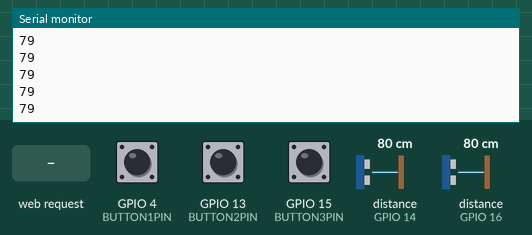
This sketch was run on a simulated ESP8266 (NodeMCU). Shown: the last lines printed to the serial monitor. Wiring (inferred from the names in the program): ultrasonic range finder: trigger GPIO 2; echo GPIO 14. Inputs (shaded band) come from the test bench; at power-on: distance to the obstacle (sensors on GPIO 14, GPIO 16) 80 cm, GPIO 4 (BUTTON1PIN) LOW, GPIO 13 (BUTTON2PIN) LOW, GPIO 15 (BUTTON3PIN) LOW. The echo pulse lasts 58.3 µs per cm; WiFi joins after 1.5 s; servers stay silent unless stated.

Above: at 2.7 s.
2.8 s: HTTP request GET /detector_data_reset received
4.3 s: HTTP request GET /detector_data received
5.8 s: distance to the obstacle (sensor on GPIO 14) set to 2 cm
At 6.62 s:
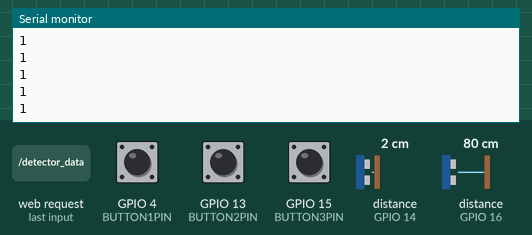
7.3 s: distance to the obstacle (sensor on GPIO 14) set to 4 cm
At 8.62 s:
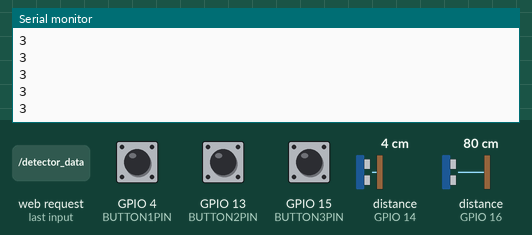
Timing chart, 0 to 9.8 s (numbered marks = the images above; inputs shaded):
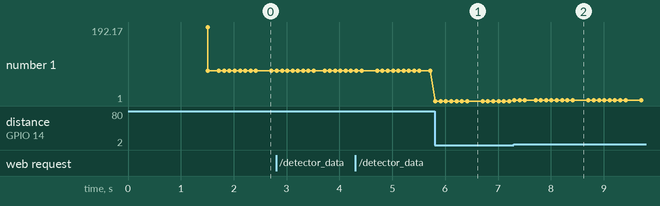

The sketch:

detector-main.ino
```cpp
#include <ESP8266WiFi.h>
#include <ESP8266mDNS.h>

//HARDCODED ONTO CONTROLLER
const int ID = 15;
const int FULLNESS_MAX = 55;
const int ITEMS_MAX = 31;
const char WiFiSSID[] = "Brendan's iPhone";
const char WiFiPSK[] = "88888888";

//IO SETTINGS
const int LEDPIN = 5;
const int BUTTON1PIN = 4;
const int BUTTON2PIN = 13;
const int BUTTON3PIN = 15;
const int FULLNESSTRIGPIN = 12;
const int FULLNESSECHOPIN = 16;
const int ITEMSTRIGPIN = 2;
const int ITEMSECHOPIN = 14;

// DATA STORES
int detection_info[6];
const int ID_INFO = 0;
const int FULLNESS_INFO = 1;
const int BUTTON1_INFO = 2;
const int BUTTON2_INFO = 3;
const int BUTTON3_INFO = 4;
const int ITEMS_INFO = 5;

// GLOBAL VARIABLES
WiFiServer server(80);
unsigned long previous_items_time = 0;
unsigned long previous_read_time = 0;
int items_distance;

//INTERRUPTS
ICACHE_RAM_ATTR void increment_button1_info()
{
  static unsigned long previous_interrupt_time1 = 0;
  unsigned long interrupt_time = millis();
  if (interrupt_time - previous_interrupt_time1  >= 1000)
    detection_info[BUTTON1_INFO] ++;
  previous_interrupt_time1 = interrupt_time;
}
ICACHE_RAM_ATTR void increment_button2_info()
{
  static unsigned long previous_interrupt_time2 = 0;
  unsigned long interrupt_time = millis();
  if (interrupt_time - previous_interrupt_time2  >= 1000)
    detection_info[BUTTON2_INFO] ++;
  previous_interrupt_time2 = interrupt_time;
}
ICACHE_RAM_ATTR void increment_button3_info()
{
  static unsigned long previous_interrupt_time3 = 0;
  unsigned long interrupt_time = millis();
  if (interrupt_time - previous_interrupt_time3  >= 1000)
    detection_info[BUTTON3_INFO] ++;
  previous_interrupt_time3 = interrupt_time;
}

void setup() {
  Serial.begin(9600);
  pinMode(LED_BUILTIN, OUTPUT);
  pinMode(BUTTON1PIN, INPUT);
  pinMode(BUTTON2PIN, INPUT);
  pinMode(BUTTON3PIN, INPUT);
  pinMode(FULLNESSTRIGPIN, OUTPUT);
  pinMode(FULLNESSECHOPIN, INPUT);
  pinMode(ITEMSTRIGPIN, OUTPUT);
  pinMode(ITEMSECHOPIN, INPUT);
  attachInterrupt(digitalPinToInterrupt(BUTTON1PIN), increment_button1_info, RISING);
  attachInterrupt(digitalPinToInterrupt(BUTTON2PIN), increment_button2_info, RISING);
  attachInterrupt(digitalPinToInterrupt(BUTTON3PIN), increment_button3_info, RISING);

  detection_info[ID_INFO] = ID;
  connectWiFi();
  server.begin();
  setupMDNS();
}

void loop() {
  digitalWrite(LEDPIN, LOW);
  //Update items count
  unsigned long items_time = millis();
  if (items_time - previous_read_time  >= 100)
  {
    items_distance = readUS(ITEMSTRIGPIN, ITEMSECHOPIN);
    Serial.println(items_distance);
    previous_read_time = items_time;
  }
  if (items_time - previous_items_time  >= 1000)
  {
    if (abs(items_distance - ITEMS_MAX) > 10)
    {
      detection_info[ITEMS_INFO] ++;
      digitalWrite(LEDPIN, HIGH);
      delay(200);
      previous_items_time = items_time;
    }
  }

  // Check if a client has connected
  WiFiClient client = server.available();
  if (!client) {
    return;
  }

  // Read the first line of the request
  String req = client.readStringUntil('\r');
  Serial.println(req);
  client.flush();

  // Prepare the response
  String s = "HTTP/1.1 200 OK\r\nContent-Type: text/html\r\n\r\n<!DOCTYPE HTML>\r\n<html>\r\n";

  // Match the request
  bool with_reset = (req.indexOf("/detector_data_reset") != -1);
  if ((req.indexOf("/detector_data") != -1) || with_reset)
  {
    // Collect fullness data and summarise all data
    detection_info[FULLNESS_INFO] = 100- ((100*readUS(FULLNESSTRIGPIN, FULLNESSECHOPIN))/FULLNESS_MAX);
    s += summarise_data_pretty();
    if (with_reset)
    {
      detection_info[BUTTON1_INFO] = 0;
      detection_info[BUTTON2_INFO] = 0;
      detection_info[BUTTON3_INFO] = 0;
      detection_info[ITEMS_INFO] = 0;
    }
  }
  s += "</html>\n";
  client.flush();
  client.print(s);
  delay(1);
  Serial.println("Client disonnected");

}

String summarise_data() {
  String summary = "";
  for (int i=0; i<6; i++)
  {
    summary += String(detection_info[i]);
    summary += "<br>";
  }
  return summary;
}
String summarise_data_pretty() {
  String summary = "";
  summary += "IP address: " + WiFi.localIP().toString();
  summary += "<br>";
  summary += "Coordinates: [0.11970323994509613, 52.20450244359586]";
  summary += "<br>";
  summary += "<br>";
  summary += "Bin ID: " + String(detection_info[ID_INFO]);
  summary += "<br>";
  summary += "Bin is <strong>" + String(detection_info[FULLNESS_INFO]) + "</strong>% full.";
  summary += "<br>";
  summary += "<br>";
  int f = detection_info[FULLNESS_INFO]/10;
  for (int i=0; i<(10-f); i++)
  {
    summary += "<code>|................|</code>";
    summary += "<br>";
  }
  for (int i=0; i<f; i++)
  {
    summary += "<code>|oooooooooooooooo|</code>";
    summary += "<br>";
  }
  summary += "<code>__________________</code>";
  summary += "<br>";
  summary += "<br>";
  summary += "Since last update:";
  summary += "<br>";
  summary += "<strong>Number of plastic items: </strong>" + String(detection_info[BUTTON1_INFO]);
  summary += "<br>";
  summary += "<strong>Number of glass items: </strong>" + String(detection_info[BUTTON2_INFO]);
  summary += "<br>";
  summary += "<strong>Number of paper items: </strong>" + String(detection_info[BUTTON3_INFO]);
  summary += "<br>";
  summary += "<strong>Total number of items: </strong>" + String(detection_info[ITEMS_INFO]);
  summary += "<br>";
  return summary;
}


//ULTRASONIC FUNCTIONS
int readUS(int trigPin, int echoPin)
{
  digitalWrite(trigPin, LOW);
  delayMicroseconds(2);
  digitalWrite(trigPin, HIGH);
  delayMicroseconds(10);
  digitalWrite(trigPin, LOW);
  long duration = pulseIn(echoPin, HIGH);
  return (duration*0.034/2);
}

//WIFI FUNCTIONS
void connectWiFi()
{
  byte ledStatus = LOW;
  Serial.println();
  Serial.println("Connecting to: " + String(WiFiSSID));
  // Set WiFi mode to station (as opposed to AP or AP_STA)
  WiFi.mode(WIFI_STA);

  // WiFI.begin([ssid], [passkey]) initiates a WiFI connection
  // to the stated [ssid], using the [passkey] as a WPA, WPA2,
  // or WEP passphrase.
  WiFi.begin(WiFiSSID, WiFiPSK);

  // Use the WiFi.status() function to check if the ESP8266
  // is connected to a WiFi network.
  while (WiFi.status() != WL_CONNECTED)
  {
    digitalWrite(LEDPIN, ledStatus); // Write LED high/low
    ledStatus = (ledStatus == HIGH) ? LOW : HIGH;
    delay(100);
  }
  Serial.println("WiFi connected");
  Serial.println("IP address: ");
  Serial.println(WiFi.localIP());
}

void setupMDNS()
{
  // Call MDNS.begin(<domain>) to set up mDNS to point to
  // "<domain>.local"
  if (!MDNS.begin("thing"))
  {
    Serial.println("Error setting up MDNS responder!");
    while(1) {
      delay(1000);
    }
  }
  Serial.println("mDNS responder started");
}
```

Measured:
- after the input at 5.8 s, the serial monitor: prints a new line at once (image 1)
- after the input at 7.3 s, the serial monitor: prints a new line at once (image 2)
- plotted number 1: 79 → 1 after the input at 5.8 s, 1 → 3 after the input at 7.3 s
